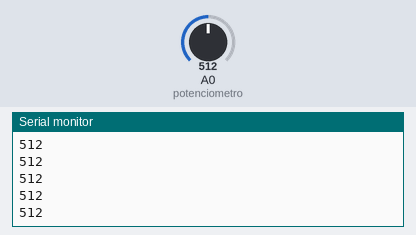
Simulated run of this sketch. Board: Arduino Uno, built with avr-gcc and run on an emulated ATmega328P. Parts: the last lines printed to the serial monitor. Inputs (shaded band) come from the test bench; at power-on: A0 (potenciometro) = 512.

Above: at 1.2 s.
1.3 s: A0 (potenciometro) set to 716
At 1.31 s:
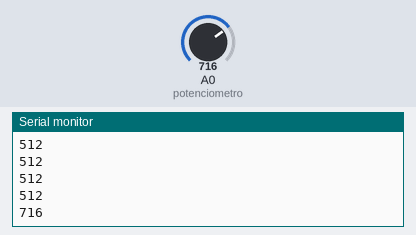
2.8 s: A0 (potenciometro) set to 900
At 2.81 s:
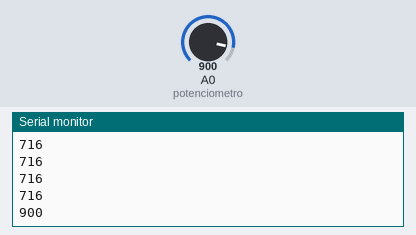
Timing chart, 0 to 5.8 s (numbered marks = the images above; inputs shaded):
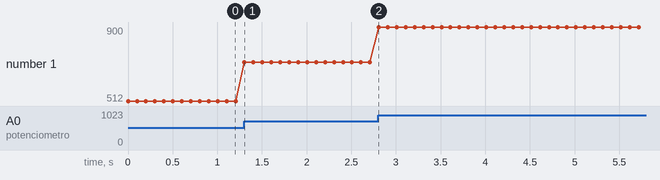

Measured:
- after the input at 1.3 s, the serial monitor: prints a new line at once (image 1)
- after the input at 2.8 s, the serial monitor: prints a new line at once (image 2)
- plotted number 1: 512 → 716 after the input at 1.3 s, 716 → 900 after the input at 2.8 s

The sketch:

le_analogico.ino
```cpp
const int potenciometro = A0; // pino de entrada do potenciômetro
int valor = 0;
void setup() {
pinMode(potenciometro, INPUT);
Serial.begin(9600);
}
void loop() {
valor = analogRead(potenciometro);
Serial.println(valor);
delay(100);
}
```
